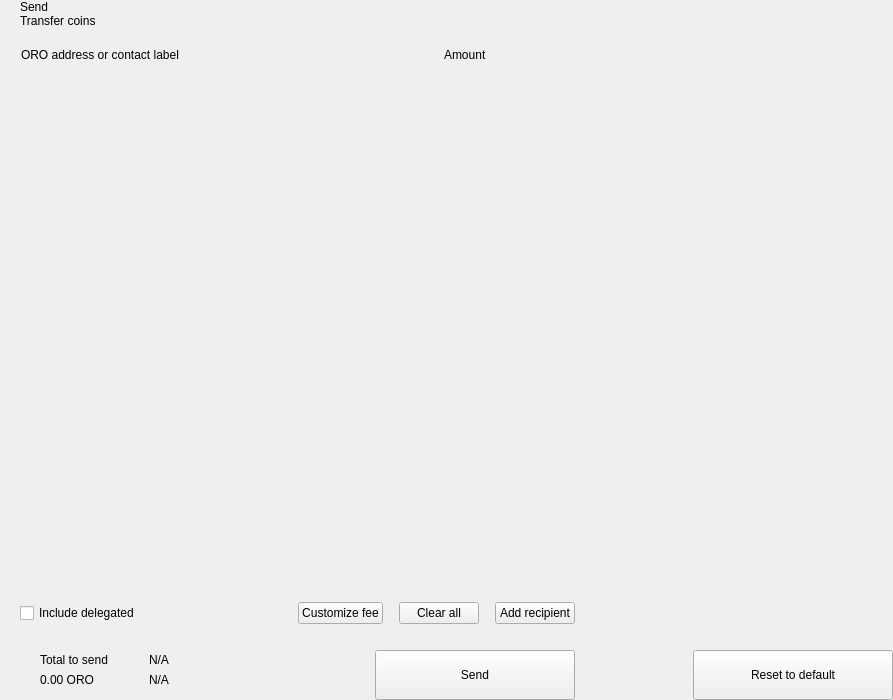
<?xml version="1.0" encoding="UTF-8"?>
<ui version="4.0">
 <class>send</class>
 <widget class="QWidget" name="send">
  <property name="geometry">
   <rect>
    <x>0</x>
    <y>0</y>
    <width>893</width>
    <height>700</height>
   </rect>
  </property>
  <property name="windowTitle">
   <string>Form</string>
  </property>
  <layout class="QHBoxLayout" name="horizontalLayout_2" stretch="2,1">
   <property name="spacing">
    <number>0</number>
   </property>
   <property name="leftMargin">
    <number>0</number>
   </property>
   <property name="topMargin">
    <number>0</number>
   </property>
   <property name="rightMargin">
    <number>0</number>
   </property>
   <property name="bottomMargin">
    <number>0</number>
   </property>
   <item>
    <widget class="QWidget" name="left" native="true">
     <layout class="QVBoxLayout" name="verticalLayout_3">
      <property name="spacing">
       <number>0</number>
      </property>
      <property name="leftMargin">
       <number>0</number>
      </property>
      <property name="topMargin">
       <number>0</number>
      </property>
      <property name="rightMargin">
       <number>0</number>
      </property>
      <property name="bottomMargin">
       <number>0</number>
      </property>
      <item>
       <layout class="QVBoxLayout" name="verticalLayout_22" stretch="0,0,0,1,0,0,0,0">
        <property name="spacing">
         <number>0</number>
        </property>
        <item>
         <layout class="QHBoxLayout" name="horizontalLayout_3">
          <property name="spacing">
           <number>0</number>
          </property>
          <property name="leftMargin">
           <number>20</number>
          </property>
          <property name="rightMargin">
           <number>20</number>
          </property>
          <item>
           <layout class="QVBoxLayout" name="verticalLayout">
            <property name="spacing">
             <number>0</number>
            </property>
            <item>
             <widget class="QLabel" name="labelTitle">
              <property name="text">
               <string>Send</string>
              </property>
              <property name="alignment">
               <set>Qt::AlignLeading|Qt::AlignLeft|Qt::AlignVCenter</set>
              </property>
             </widget>
            </item>
            <item>
             <widget class="QLabel" name="labelSubtitle1">
              <property name="text">
               <string>Transfer coins</string>
              </property>
             </widget>
            </item>
           </layout>
          </item>
          <item>
           <spacer name="horizontalSpacer">
            <property name="orientation">
             <enum>Qt::Horizontal</enum>
            </property>
            <property name="sizeHint" stdset="0">
             <size>
              <width>40</width>
              <height>20</height>
             </size>
            </property>
           </spacer>
          </item>
          <!-- <item>
           <layout class="QVBoxLayout" name="verticalLayout_6">
            <property name="spacing">
             <number>3</number>
            </property>
            <item alignment="Qt::AlignHCenter">
             <widget class="QGroupBox" name="groupBox">
              <property name="styleSheet">
               <string notr="true">#groupBox{padding-top:2px;}</string>
              </property>
              <property name="title">
               <string/>
              </property>
              <property name="alignment">
               <set>Qt::AlignCenter</set>
              </property>
              <layout class="QHBoxLayout" name="horizontalLayout_4">
               <property name="spacing">
                <number>0</number>
               </property>
               <property name="leftMargin">
                <number>0</number>
               </property>
               <property name="topMargin">
                <number>0</number>
               </property>
               <property name="rightMargin">
                <number>0</number>
               </property>
               <property name="bottomMargin">
                <number>0</number>
               </property>
               <item>
                <widget class="QPushButton" name="pushLeft">
                 <property name="minimumSize">
                  <size>
                   <width>120</width>
                   <height>30</height>
                  </size>
                 </property>
                 <property name="maximumSize">
                  <size>
                   <width>120</width>
                   <height>30</height>
                  </size>
                 </property>
                 <property name="focusPolicy">
                  <enum>Qt::NoFocus</enum>
                 </property>
                 <property name="text">
                  <string>Transparent</string>
                 </property>
                 <property name="checkable">
                  <bool>true</bool>
                 </property>
                 <property name="autoExclusive">
                  <bool>true</bool>
                 </property>
                </widget>
               </item>
               <item>
                <widget class="QPushButton" name="pushRight">
                 <property name="minimumSize">
                  <size>
                   <width>120</width>
                   <height>30</height>
                  </size>
                 </property>
                 <property name="maximumSize">
                  <size>
                   <width>120</width>
                   <height>30</height>
                  </size>
                 </property>
                 <property name="focusPolicy">
                  <enum>Qt::NoFocus</enum>
                 </property>
                 <property name="text">
                  <string>Shielded</string>
                 </property>
                 <property name="checkable">
                  <bool>true</bool>
                 </property>
                 <property name="checked">
                  <bool>true</bool>
                 </property>
                 <property name="autoExclusive">
                  <bool>true</bool>
                 </property>
                </widget>
               </item>
              </layout>
             </widget>
            </item>
            <item alignment="Qt::AlignHCenter|Qt::AlignTop">
             <widget class="QLabel" name="labelSubtitle2">
              <property name="styleSheet">
               <string notr="true"/>
              </property>
              <property name="text">
               <string>Select which coins to spend</string>
              </property>
              <property name="alignment">
               <set>Qt::AlignCenter</set>
              </property>
              <property name="indent">
               <number>0</number>
              </property>
             </widget>
            </item>
           </layout>
          </item> -->
         </layout>
        </item>
        <item>
         <spacer name="verticalSpacer_2">
          <property name="orientation">
           <enum>Qt::Vertical</enum>
          </property>
          <property name="sizeType">
           <enum>QSizePolicy::Fixed</enum>
          </property>
          <property name="sizeHint" stdset="0">
           <size>
            <width>20</width>
            <height>20</height>
           </size>
          </property>
         </spacer>
        </item>
        <item>
         <layout class="QHBoxLayout" name="horizontalLayout" stretch="6,0,2">
          <property name="spacing">
           <number>0</number>
          </property>
          <property name="leftMargin">
           <number>10</number>
          </property>
          <property name="topMargin">
           <number>0</number>
          </property>
          <property name="rightMargin">
           <number>20</number>
          </property>
          <property name="bottomMargin">
           <number>0</number>
          </property>
          <item>
           <widget class="QLabel" name="labelSubtitleAddress">
            <property name="styleSheet">
             <string notr="true">margin-left:8px;</string>
            </property>
            <property name="text">
             <string>ORO address or contact label</string>
            </property>
           </widget>
          </item>
          <item>
           <spacer name="horizontalSpacer_3">
            <property name="orientation">
             <enum>Qt::Horizontal</enum>
            </property>
            <property name="sizeType">
             <enum>QSizePolicy::Fixed</enum>
            </property>
            <property name="sizeHint" stdset="0">
             <size>
              <width>40</width>
              <height>1</height>
             </size>
            </property>
           </spacer>
          </item>
          <item>
           <widget class="QLabel" name="labelSubtitleAmount">
            <property name="text">
             <string>Amount</string>
            </property>
           </widget>
          </item>
         </layout>
        </item>
        <item>
         <widget class="QScrollArea" name="scrollArea">
          <property name="minimumSize">
           <size>
            <width>0</width>
            <height>350</height>
           </size>
          </property>
          <property name="styleSheet">
           <string notr="true">#scrollArea {
            background:transparent;
            margin-top:10px;
}</string>
          </property>
          <property name="horizontalScrollBarPolicy">
           <enum>Qt::ScrollBarAlwaysOff</enum>
          </property>
          <property name="sizeAdjustPolicy">
           <enum>QAbstractScrollArea::AdjustIgnored</enum>
          </property>
          <property name="widgetResizable">
           <bool>true</bool>
          </property>
          <property name="alignment">
           <set>Qt::AlignLeading|Qt::AlignLeft|Qt::AlignTop</set>
          </property>
          <widget class="QWidget" name="scrollAreaWidgetContents">
           <property name="geometry">
            <rect>
             <x>0</x>
             <y>0</y>
             <width>591</width>
             <height>16</height>
            </rect>
           </property>
           <property name="sizePolicy">
            <sizepolicy hsizetype="Preferred" vsizetype="Maximum">
             <horstretch>0</horstretch>
             <verstretch>0</verstretch>
            </sizepolicy>
           </property>
           <property name="autoFillBackground">
            <bool>false</bool>
           </property>
           <property name="styleSheet">
            <string notr="true">#scrollAreaWidgetContents {
             background:transparent;
             }</string>
           </property>
           <layout class="QVBoxLayout" name="verticalLayout_7">
            <property name="spacing">
             <number>0</number>
            </property>
            <property name="sizeConstraint">
             <enum>QLayout::SetDefaultConstraint</enum>
            </property>
            <property name="leftMargin">
             <number>0</number>
            </property>
            <property name="topMargin">
             <number>0</number>
            </property>
            <property name="rightMargin">
             <number>0</number>
            </property>
            <property name="bottomMargin">
             <number>0</number>
            </property>
           </layout>
          </widget>
         </widget>
        </item>
        <item>
         <spacer name="verticalSpacer_4">
          <property name="orientation">
           <enum>Qt::Vertical</enum>
          </property>
          <property name="sizeType">
           <enum>QSizePolicy::Fixed</enum>
          </property>
          <property name="sizeHint" stdset="0">
           <size>
            <width>20</width>
            <height>20</height>
           </size>
          </property>
         </spacer>
        </item>
        <item>
         <layout class="QHBoxLayout" name="horizontalLayout_20">
          <property name="spacing">
           <number>6</number>
          </property>
          <property name="leftMargin">
           <number>20</number>
          </property>
          <property name="rightMargin">
           <number>20</number>
          </property>
          <item>
           <widget class="QCheckBox" name="checkBoxDelegations">
            <property name="layoutDirection">
             <enum>Qt::LeftToRight</enum>
            </property>
            <property name="text">
             <string>Include delegated</string>
            </property>
           </widget>
          </item>
          <item>
           <spacer name="horizontalSpacer_4">
            <property name="orientation">
             <enum>Qt::Horizontal</enum>
            </property>
            <property name="sizeHint" stdset="0">
             <size>
              <width>10</width>
              <height>20</height>
             </size>
            </property>
           </spacer>
          </item>
          <item>
           <widget class="QPushButton" name="pushButtonFee">
            <property name="focusPolicy">
             <enum>Qt::NoFocus</enum>
            </property>
            <property name="text">
             <string>Customize fee</string>
            </property>
           </widget>
          </item>
          <item>
           <spacer name="horizontalSpacer_11">
            <property name="orientation">
             <enum>Qt::Horizontal</enum>
            </property>
            <property name="sizeType">
             <enum>QSizePolicy::Minimum</enum>
            </property>
            <property name="sizeHint" stdset="0">
             <size>
              <width>10</width>
              <height>20</height>
             </size>
            </property>
           </spacer>
          </item>
          <item>
           <widget class="QPushButton" name="pushButtonClear">
            <property name="focusPolicy">
             <enum>Qt::NoFocus</enum>
            </property>
            <property name="layoutDirection">
             <enum>Qt::RightToLeft</enum>
            </property>
            <property name="text">
             <string>Clear all</string>
            </property>
           </widget>
          </item>
          <item>
           <spacer name="horizontalSpacer_6">
            <property name="orientation">
             <enum>Qt::Horizontal</enum>
            </property>
            <property name="sizeType">
             <enum>QSizePolicy::Fixed</enum>
            </property>
            <property name="sizeHint" stdset="0">
             <size>
              <width>10</width>
              <height>20</height>
             </size>
            </property>
           </spacer>
          </item>
          <item>
           <widget class="QPushButton" name="pushButtonAddRecipient">
            <property name="focusPolicy">
             <enum>Qt::NoFocus</enum>
            </property>
            <property name="text">
             <string>Add recipient</string>
            </property>
           </widget>
          </item>
         </layout>
        </item>
        <item>
         <spacer name="verticalSpacer">
          <property name="orientation">
           <enum>Qt::Vertical</enum>
          </property>
          <property name="sizeType">
           <enum>QSizePolicy::Fixed</enum>
          </property>
          <property name="sizeHint" stdset="0">
           <size>
            <width>20</width>
            <height>16</height>
           </size>
          </property>
         </spacer>
        </item>
        <item>
         <layout class="QHBoxLayout" name="horizontalLayout_7">
          <property name="rightMargin">
           <number>20</number>
          </property>
          <item>
           <layout class="QHBoxLayout" name="horizontalLayout_10">
            <property name="spacing">
             <number>0</number>
            </property>
            <property name="leftMargin">
             <number>8</number>
            </property>
            <item>
             <widget class="QStackedWidget" name="stackedWidget">
              <property name="minimumSize">
               <size>
                <width>0</width>
                <height>60</height>
               </size>
              </property>
              <property name="maximumSize">
               <size>
                <width>16777215</width>
                <height>60</height>
               </size>
              </property>
              <widget class="QWidget" name="page1">
               <layout class="QVBoxLayout" name="verticalLayout_71" stretch="0">
                <property name="spacing">
                 <number>6</number>
                </property>
                <property name="leftMargin">
                 <number>12</number>
                </property>
                <property name="topMargin">
                 <number>0</number>
                </property>
                <property name="rightMargin">
                 <number>0</number>
                </property>
                <property name="bottomMargin">
                 <number>0</number>
                </property>
                <item>
                 <widget class="QWidget" name="coinWidget" native="true">
                  <property name="minimumSize">
                   <size>
                    <width>0</width>
                    <height>60</height>
                   </size>
                  </property>
                  <property name="maximumSize">
                   <size>
                    <width>16777215</width>
                    <height>60</height>
                   </size>
                  </property>
                  <layout class="QHBoxLayout" name="horizontalLayout_9">
                   <property name="spacing">
                    <number>0</number>
                   </property>
                   <property name="leftMargin">
                    <number>20</number>
                   </property>
                   <property name="topMargin">
                    <number>10</number>
                   </property>
                   <property name="rightMargin">
                    <number>20</number>
                   </property>
                   <property name="bottomMargin">
                    <number>10</number>
                   </property>
                   <item>
                    <layout class="QVBoxLayout" name="verticalSend">
                     <property name="spacing">
                      <number>0</number>
                     </property>
                     <item>
                      <widget class="QLabel" name="labelTitleTotalSend">
                       <property name="text">
                        <string>Total to send</string>
                       </property>
                      </widget>
                     </item>
                     <item>
                      <widget class="QLabel" name="labelAmountSend">
                       <property name="text">
                        <string notr="true">0.00 ORO</string>
                       </property>
                      </widget>
                     </item>
                    </layout>
                   </item>
                   <item>
                    <spacer name="horizontalSpacer_9">
                     <property name="orientation">
                      <enum>Qt::Horizontal</enum>
                     </property>
                     <property name="sizeType">
                      <enum>QSizePolicy::Fixed</enum>
                     </property>
                     <property name="sizeHint" stdset="0">
                      <size>
                       <width>20</width>
                       <height>20</height>
                      </size>
                     </property>
                    </spacer>
                   </item>
                   <item>
                    <widget class="QLabel" name="labelLine">
                     <property name="minimumSize">
                      <size>
                       <width>1</width>
                       <height>0</height>
                      </size>
                     </property>
                     <property name="maximumSize">
                      <size>
                       <width>1</width>
                       <height>16777215</height>
                      </size>
                     </property>
                     <property name="text">
                      <string/>
                     </property>
                    </widget>
                   </item>
                   <item>
                    <spacer name="horizontalSpacer_10">
                     <property name="orientation">
                      <enum>Qt::Horizontal</enum>
                     </property>
                     <property name="sizeType">
                      <enum>QSizePolicy::Fixed</enum>
                     </property>
                     <property name="sizeHint" stdset="0">
                      <size>
                       <width>20</width>
                       <height>20</height>
                      </size>
                     </property>
                    </spacer>
                   </item>
                   <item>
                    <layout class="QVBoxLayout" name="verticalRemaining">
                     <property name="spacing">
                      <number>0</number>
                     </property>
                     <item>
                      <widget class="QLabel" name="labelTitleTotalRemaining">
                       <property name="text">
                        <string notr="true">N/A</string>
                       </property>
                      </widget>
                     </item>
                     <item>
                      <widget class="QLabel" name="labelAmountRemaining">
                       <property name="text">
                        <string notr="true">N/A</string>
                       </property>
                      </widget>
                     </item>
                    </layout>
                   </item>
                  </layout>
                 </widget>
                </item>
               </layout>
              </widget>
              <widget class="QWidget" name="page_2"/>
             </widget>
            </item>
           </layout>
          </item>
          <item>
           <spacer name="horizontalSpacer_5">
            <property name="orientation">
             <enum>Qt::Horizontal</enum>
            </property>
            <property name="sizeType">
             <enum>QSizePolicy::Expanding</enum>
            </property>
            <property name="sizeHint" stdset="0">
             <size>
              <width>40</width>
              <height>20</height>
             </size>
            </property>
           </spacer>
          </item>
          <item alignment="Qt::AlignBottom">
           <widget class="QPushButton" name="pushButtonSave">
            <property name="minimumSize">
             <size>
              <width>200</width>
              <height>50</height>
             </size>
            </property>
            <property name="maximumSize">
             <size>
              <width>200</width>
              <height>50</height>
             </size>
            </property>
            <property name="focusPolicy">
             <enum>Qt::NoFocus</enum>
            </property>
            <property name="text">
             <string>Send</string>
            </property>
           </widget>
          </item>
         </layout>
        </item>
       </layout>
      </item>
     </layout>
    </widget>
   </item>
   <item>
    <widget class="QWidget" name="right" native="true">
     <layout class="QVBoxLayout" name="verticalLayout_5">
      <property name="leftMargin">
       <number>0</number>
      </property>
      <property name="topMargin">
       <number>0</number>
      </property>
      <property name="rightMargin">
       <number>0</number>
      </property>
      <property name="bottomMargin">
       <number>0</number>
      </property>
      <item>
       <layout class="QVBoxLayout" name="verticalLayout_4">
        <property name="spacing">
         <number>6</number>
        </property>
        <item>
         <widget class="OptionButton" name="btnCoinControl" native="true">
          <property name="minimumSize">
           <size>
            <width>0</width>
            <height>50</height>
           </size>
          </property>
         </widget>
        </item>
        <item>
         <widget class="OptionButton" name="btnChangeAddress" native="true">
          <property name="minimumSize">
           <size>
            <width>0</width>
            <height>50</height>
           </size>
          </property>
         </widget>
        </item>
        <item>
         <widget class="OptionButton" name="btnUri" native="true">
          <property name="minimumSize">
           <size>
            <width>0</width>
            <height>50</height>
           </size>
          </property>
         </widget>
        </item>
        <item>
         <widget class="OptionButton" name="btnShieldCoins" native="true">
          <property name="minimumSize">
           <size>
            <width>0</width>
            <height>50</height>
           </size>
          </property>
         </widget>
        </item>
        <item>
         <spacer name="verticalSpacer_5">
          <property name="orientation">
           <enum>Qt::Vertical</enum>
          </property>
          <property name="sizeHint" stdset="0">
           <size>
            <width>20</width>
            <height>40</height>
           </size>
          </property>
         </spacer>
        </item>
        <item>
         <layout class="QHBoxLayout" name="horizontalLayout_8">
          <item>
           <spacer name="horizontalSpacer_7">
            <property name="orientation">
             <enum>Qt::Horizontal</enum>
            </property>
            <property name="sizeHint" stdset="0">
             <size>
              <width>40</width>
              <height>20</height>
             </size>
            </property>
           </spacer>
          </item>
          <item>
           <widget class="QPushButton" name="pushButtonReset">
            <property name="minimumSize">
             <size>
              <width>200</width>
              <height>50</height>
             </size>
            </property>
            <property name="maximumSize">
             <size>
              <width>200</width>
              <height>50</height>
             </size>
            </property>
            <property name="focusPolicy">
             <enum>Qt::NoFocus</enum>
            </property>
            <property name="text">
             <string>Reset to default</string>
            </property>
           </widget>
          </item>
         </layout>
        </item>
       </layout>
      </item>
     </layout>
    </widget>
   </item>
  </layout>
 </widget>
 <customwidgets>
  <customwidget>
   <class>OptionButton</class>
   <extends>QWidget</extends>
   <header>qt/oro/optionbutton.h</header>
   <container>1</container>
  </customwidget>
 </customwidgets>
 <resources/>
 <connections/>
</ui>
